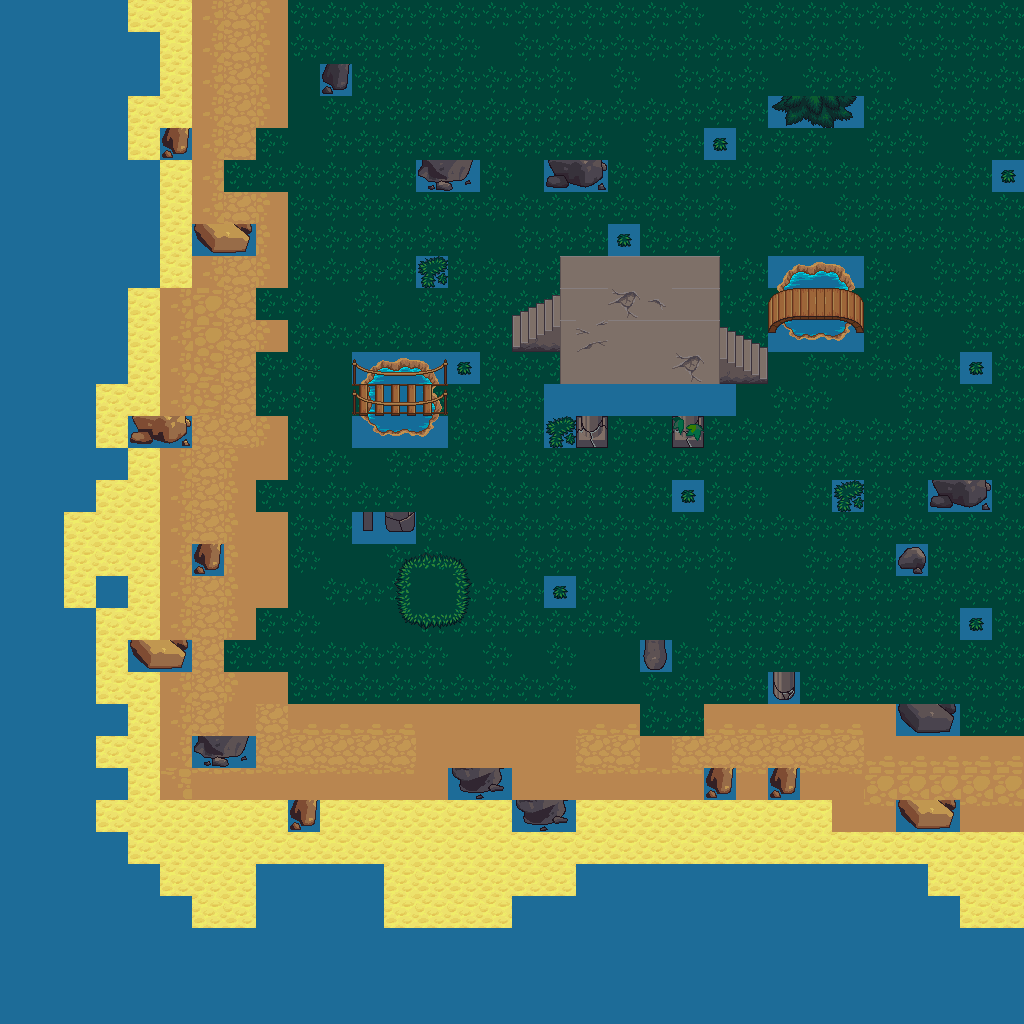

Rendered tile map (Tiled .tmx) drawn with the repository's tilesets; below, a short description and the map source with its tile grids summarised:
An orthogonal 32x32 tile map with 32x32 px tiles, 7 tile layers (Terreno, Decoraciones, Escaleras, Primer piso, ...).

<map version="1.0" orientation="orthogonal" renderorder="right-down" width="32" height="32" tilewidth="32" tileheight="32" nextobjectid="1">
 <tileset firstgid="1" name="terrain_atlas" tilewidth="32" tileheight="32" tilecount="1024" columns="32">
  <image source="terrain_atlas.png" width="1024" height="1024" />
 </tileset>
 <layer name="Terreno" width="32" height="32">
  <data>[1024 cells, 1024 non-empty, 14 distinct tile ids]</data>
 </layer>
 <layer name="Decoraciones" width="32" height="32">
  <data>[1024 cells, 9 non-empty, 9 distinct tile ids]</data>
 </layer>
 <layer name="Escaleras" width="32" height="32">
  <data>[1024 cells, 8 non-empty, 8 distinct tile ids]</data>
 </layer>
 <layer name="Primer piso" width="32" height="32">
  <data>[1024 cells, 30 non-empty, 12 distinct tile ids]</data>
 </layer>
 <layer name="Collisions" width="32" height="32">
  <data>[1024 cells, 308 non-empty, 1 distinct tile ids]</data>
 </layer>
 <layer name="Objetos" width="32" height="32">
  <data>[1024 cells, 67 non-empty, 35 distinct tile ids]</data>
 </layer>
 <layer name="Puentes" width="32" height="32">
  <data>[1024 cells, 12 non-empty, 12 distinct tile ids]</data>
 </layer>
</map>
